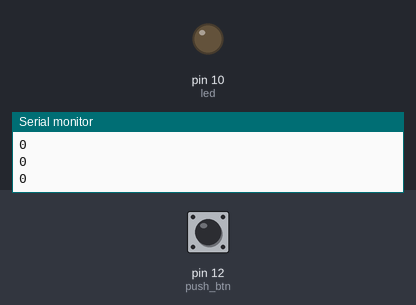
Simulated run of this sketch. Board: Arduino Uno, built with avr-gcc and run on an emulated ATmega328P. Parts: output pins drawn as LEDs (lit = HIGH), the last lines printed to the serial monitor. The inputs (shaded band) are chosen by the test bench; at power-on: pin 12 (push_btn) LOW.

Above: at 3.8 s.
3.9 s: pin 12 (push_btn) pulled HIGH for 1.3 s
At 4.8 s:
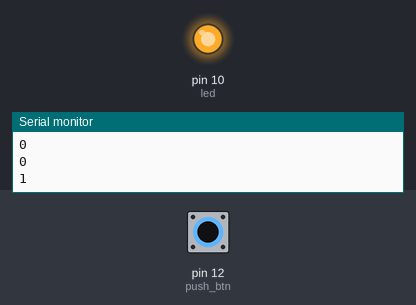
7.5 s: pin 12 (push_btn) pulled HIGH for 3.2 s
At 11.4 s:
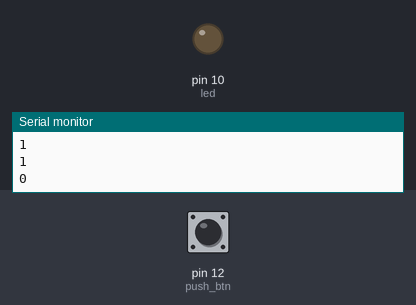
Timing chart, 0 to 12.9 s (numbered marks = the images above; inputs shaded):
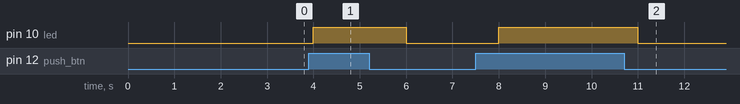

The sketch:

push_btn.ino
```cpp
int push_btn = 12;
int led = 10;
int btn_state = 0;
void setup() {
  // put your setup code here, to run once:
  Serial.begin(9600);
  pinMode(push_btn,INPUT);
  pinMode(led,OUTPUT);
}

void loop() {
  // put your main code here, to run repeatedly:
  delay(1000);
  btn_state = digitalRead(push_btn);
  Serial.println(btn_state);
  if(btn_state==HIGH){  //모니터상0
    digitalWrite(led,HIGH);
  }else{                //모니터상1
    digitalWrite(led,LOW);
  }
}
```

Measured:
- after the input at 3.9 s, pin 10 (led): LOW → HIGH after 0.10 s, → LOW 2.0 s later
- after the input at 7.5 s, pin 10 (led): LOW → HIGH after 0.50 s, → LOW 3.0 s later
